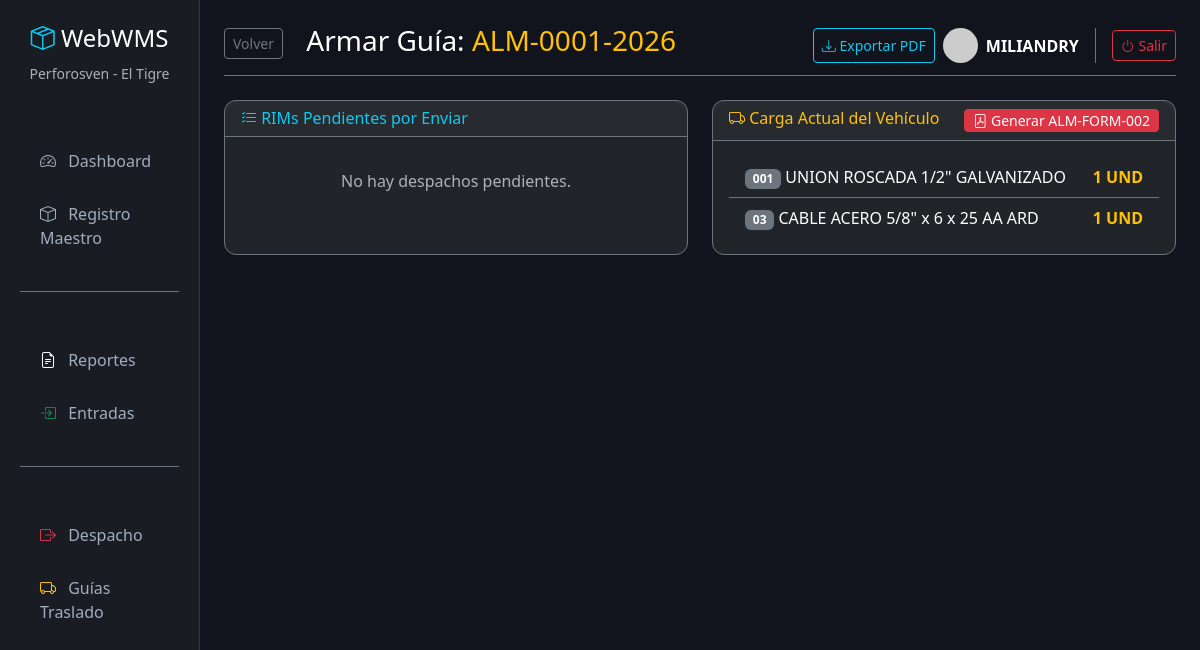
Screenshot of /guias/5/ (signed in) with the database file from the repository.
### inventario/models.py (models this page shows, shortened)
class GuiaTraslado(models.Model):
    TALADROS = [
        ('PRV-1', 'PRV-1'),
        ('PRV-2', 'PRV-2'),
        ('PRV-3', 'PRV-3'),
        ('PRV-4', 'PRV-4'),
        ('PRV-5', 'PRV-5'),
        ('PRV-6', 'PRV-6'),
        ('PRV-7', 'PRV-7'),
        ('ALM', 'TERCEROS'),
    ]
    nro_guia = models.CharField(max_length=50, unique=True, blank=True, verbose_name="No. Guía (Automático)")
    fecha = models.DateField(default=timezone.now, verbose_name="Fecha")
    hora = models.TimeField(default=timezone.now, verbose_name="Hora")
    taladro_destino = models.CharField(max_length=20, choices=TALADROS, verbose_name="Destino")
    direccion = models.CharField(max_length=255, verbose_name="Dirección")
    ciudad = models.CharField(max_length=100, default="MORICHAL", verbose_name="Ciudad")
    conductor = models.CharField(max_length=100, verbose_name="Conductor")
    ci_conductor = models.CharField(max_length=20, verbose_name="C.I.")
    vehiculo = models.CharField(max_length=50, verbose_name="Vehículo (Ej. CARGO)")
    color = models.CharField(max_length=30, verbose_name="Color")
    placa = models.CharField(max_length=20, verbose_name="Placa")
    marca_modelo = models.CharField(max_length=100, verbose_name="Marca / Modelo")
    observaciones = models.TextField(blank=True, null=True, verbose_name="Observaciones")
    nombre_entregado = models.CharField(max_length=100, default="Almacén El Tigre", verbose_name="Entregado por")
    nombre_aprobador = models.CharField(max_length=100, null=True, blank=True, verbose_name="Aprobado en Almacén por")
    class Meta:
        verbose_name = "Guía de Traslado"
        verbose_name_plural = "4. Guías de Traslado"

class SalidaMaterial(models.Model):
    guia = models.ForeignKey(GuiaTraslado, on_delete=models.SET_NULL, null=True, blank=True, verbose_name="¿Va en alguna Guía?")
    material = models.ForeignKey(Material, on_delete=models.CASCADE, verbose_name="Material a Despachar")
    fecha_despacho = models.DateField(default=timezone.now, verbose_name="Fecha de Despacho")
    nro_rim = models.CharField(max_length=50, verbose_name="No. RIM (Requisición)")
    cantidad = models.DecimalField(max_digits=10, decimal_places=2, verbose_name="Cantidad Despachada")
    departamento = models.CharField(max_length=100, blank=True, null=True, verbose_name="Departamento Solicitante")
    centro_costo = models.CharField(max_length=100, blank=True, null=True, verbose_name="Centro de Costo")
    cuenta_contable = models.CharField(max_length=100, blank=True, null=True, verbose_name="Cuenta Contable")
    partida_presupuestaria = models.CharField(max_length=100, blank=True, null=True, verbose_name="Partida Presupuestaria")
    class Meta:
        verbose_name = "Despacho RIM"
        verbose_name_plural = "3. Relación de Despachos (RIM)"

class Material(models.Model):
    TIPO_CHOICES = [
        ('MATERIAL', 'MATERIAL'),
        ('ACTIVOS', 'ACTIVOS'),
        ('DIRECTO AL GASTO', 'DIRECTO AL GASTO'),
        ]
    CARGO_CHOICES = [
        ('MANTENIMIENTO', 'Mantenimiento'),
        ('OPERACIONES', 'Operaciones'),
        ('TRANSPORTE', 'Transporte'),
        ('OTRO', 'Otro'),
    ]
    codigo = models.CharField(max_length=50, unique=True, verbose_name="Código Material")
    descripcion = models.CharField(max_length=255, verbose_name="Descripción del Material")
    tipo = models.CharField(max_length=20, choices=TIPO_CHOICES, default='MATERIAL', verbose_name="Tipo de Material")
    cargo = models.CharField(max_length=50, choices=CARGO_CHOICES, default='OPERACIONES', verbose_name="Cargo / Uso")
    nro_parte = models.CharField(max_length=100, blank=True, null=True, verbose_name="Número de Parte")
    unidad_medida = models.CharField(max_length=20, verbose_name="U.M.")
    ubicacion = models.CharField(max_length=100, blank=True, null=True, verbose_name="Ubicación")
    stock_actual = models.DecimalField(max_digits=10, decimal_places=2, default=0, verbose_name="Stock Actual")
    class Meta:
        verbose_name = "Material"
        verbose_name_plural = "1. Registro Maestro"

### inventario/views.py (the view)
# urls.py: path('guias/<int:guia_id>/', views.detalle_guia, name='detalle_guia'),
@login_required(login_url='login')
def detalle_guia(request, guia_id):
    guia = get_object_or_404(GuiaTraslado, id=guia_id)
    items_en_guia = SalidaMaterial.objects.filter(guia=guia)
    items_pendientes = SalidaMaterial.objects.filter(
        guia__isnull=True
    ).exclude(
        nro_rim__startswith='AJUSTE-MIG-'
    ).order_by('-fecha_despacho')
    if request.method == 'POST':
        ids_seleccionados = request.POST.getlist('rims_seleccionados')
        if ids_seleccionados:
            SalidaMaterial.objects.filter(id__in=ids_seleccionados).update(guia=guia)
        return redirect('detalle_guia', guia_id=guia.id)
    contexto = {
        'guia': guia,
        'items_en_guia': items_en_guia,
        'items_pendientes': items_pendientes
    }
    return render(request, 'inventario/detalle_guia.html', contexto)

### inventario/templates/inventario/detalle_guia.html (shortened to what this page needs)
{% extends 'inventario/base.html' %}
{% block header %}<a href="{% url 'lista_guias' %}" class="btn btn-sm btn-outline-secondary me-3">Volver</a> Armar Guía: <span class="text-warning">{{ guia.nro_guia }}</span>{% endblock %}
{% block content %}
<div class="row">
    <div class="col-md-6">
        <div class="card bg-dark border-secondary h-100">
            <div class="card-header border-secondary"><h6 class="text-info mb-0"><i class="bi bi-list-check"></i> RIMs Pendientes por Enviar</h6></div>
            <div class="card-body">
                <form method="POST">
                    <ul class="list-group list-group-flush bg-dark">
                        {% for item in items_pendientes %}
                        <li class="list-group-item bg-dark border-secondary text-white d-flex justify-content-between align-items-center">
                            <div>
                                <input class="form-check-input me-2" type="checkbox" name="rims_seleccionados" value="{{ item.id }}" id="check{{ item.id }}">
                                <label class="form-check-label" for="check{{ item.id }}">
                                    <span class="badge bg-danger">{{ item.nro_rim }}</span> {{ item.material.codigo }}
                                    <br><small class="text-muted">{{ item.material.descripcion }}</small>
                                </label>
                            </div>
                            <span class="fs-5 fw-bold">{{ item.cantidad|floatformat:0 }}</span>
                        </li>
                        {% empty %}
                        <p class="text-muted text-center py-3">No hay despachos pendientes.</p>
                        {% endfor %}
                    </ul>
                </form>
            </div>
        </div>
    </div>
    <div class="col-md-6">
        <div class="card bg-dark border-secondary h-100">
            <div class="card-header border-secondary d-flex justify-content-between">
                <h6 class="text-warning mb-0"><i class="bi bi-truck"></i> Carga Actual del Vehículo</h6>
                <a href="{% url 'generar_guia_pdf' guia.id %}" target="_blank" class="btn btn-sm btn-danger py-0"><i class="bi bi-file-pdf"></i> Generar ALM-FORM-002</a>
            </div>
            <div class="card-body">
                <ul class="list-group list-group-flush">
                    {% for item in items_en_guia %}
                    <li class="list-group-item bg-dark border-secondary text-white">
                        <span class="badge bg-secondary">{{ item.nro_rim }}</span> {{ item.material.descripcion }}
                        <span class="float-end text-warning fw-bold">{{ item.cantidad|floatformat:0 }} UND</span>
                    </li>
                    {% empty %}
                    <p class="text-muted text-center py-3">El camión está vacío.</p>
                    {% endfor %}
                </ul>
            </div>
        </div>
    </div>
</div>
{% endblock %}

### inventario/templates/inventario/base.html (shortened to what this page needs)
<!DOCTYPE html>
<html lang="es" data-bs-theme="dark">
<head>
    <link href="https://cdn.jsdelivr.net/npm/bootstrap@5.3.2/dist/css/bootstrap.min.css" rel="stylesheet">
    <link rel="stylesheet" href="https://cdn.jsdelivr.net/npm/bootstrap-icons@1.11.1/font/bootstrap-icons.css">
</head>
<body>
    <div class="container-fluid">
        <div class="row">
            <nav class="col-md-3 col-lg-2 d-md-block sidebar py-4">
                <div class="text-center mb-4">
                    <h4 class="text-white"><i class="bi bi-box-seam text-info"></i> WebWMS</h4>
                    <small class="text-muted">Perforosven - El Tigre</small>
                </div>
                <ul class="nav flex-column px-2">
                    <li class="nav-item mb-1">
                        <span class="text-uppercase small text-muted fw-bold px-3" style="letter-spacing: 1px;"></span>
                    </li>
                    <li class="nav-item">
                        <a class="nav-link" href="{% url 'dashboard' %}"><i class="bi bi-speedometer2 me-2"></i>
                            Dashboard</a>
                    </li>
                    <li class="nav-item">
                        <a class="nav-link" href="{% url 'lista_materiales' %}"><i class="bi bi-box me-2"></i> Registro
                            Maestro</a>
                    </li>
                    <li class="nav-item mt-4 mb-1 border-top border-secondary pt-3">
                        <span class="text-uppercase small text-muted fw-bold px-3" style="letter-spacing: 1px;"></span>
                    </li>
                    <li class="nav-item">
                        <a class="nav-link" href="{% url 'reportes' %}">
                            <i class="bi bi-file-earmark-text text-light me-2"></i> Reportes
                        </a>
                    </li>
                    <li class="nav-item">
                        <a class="nav-link" href="{% url 'lista_entradas' %}">
                            <i class="bi bi-box-arrow-in-right text-success me-2"></i> Entradas
                        </a>
                    </li>
                    <li class="nav-item mt-4 mb-1 border-top border-secondary pt-3">
                        <span class="text-uppercase small text-muted fw-bold px-3" style="letter-spacing: 1px;"></span>
                    </li>
                    <li class="nav-item">
                        <a class="nav-link" href="{% url 'lista_salidas' %}">
                            <i class="bi bi-box-arrow-right text-danger me-2"></i> Despacho
                        </a>
                    </li>
                    <li class="nav-item">
                        <a class="nav-link" href="{% url 'lista_guias' %}">
                            <i class="bi bi-truck text-warning me-2"></i> Guías Traslado
                        </a>
                    </li>
                </ul>
            </nav>
            <main class="col-md-9 ms-sm-auto col-lg-10 px-md-4 py-4">
                <div
                    class="d-flex justify-content-between flex-wrap flex-md-nowrap align-items-center pb-2 mb-4 border-bottom border-secondary">
                    <h1 class="h3 text-white">{% block header %}Dashboard Analítico{% endblock %}</h1>
                    <div class="btn-toolbar mb-2 mb-md-0">
                        <button type="button" class="btn btn-sm btn-outline-info me-2">
                            <i class="bi bi-download"></i> Exportar PDF
                        </button>
                        <div class="btn-toolbar mb-2 mb-md-0 align-items-center">
                            <div class="d-flex align-items-center border-end border-secondary pe-3 me-3">
                                <img src="https://ui-avatars.com/api/?name={{ user.username }}&background=0D8ABC&color=fff"
                                    class="rounded-circle me-2" width="35">
                                <span class="text-white fw-bold text-uppercase">{{ user.username }}</span>
                            </div>
                            <form action="{% url 'logout' %}" method="post" class="m-0">
                                <button type="submit" class="btn btn-sm btn-outline-danger">
                                    <i class="bi bi-power"></i> Salir
                                </button>
                            </form>
                        </div>
                    </div>
                </div>
                {% block content %}
                {% endblock %}
            </main>
        </div>
    </div>
</body>
</html>

### inventario/templates/inventario/base.html (style rules this page uses)
body { background-color: #12141d; color: #a0aec0; }
.sidebar { height: 100vh; background-color: #1a1c23; border-right: 1px solid #2d3748; }
.nav-link { color: #a0aec0; padding: 12px 20px; border-radius: 8px; margin-bottom: 5px; }
.card { background-color: #1a1c23; border: 1px solid #2d3748; border-radius: 12px; }

### rows the page displays
GuiaTraslado: nro_guia "ALM-0001-2026"
SalidaMaterial: nro_rim "001", material.descripcion "UNION ROSCADA 1/2\" GALVANIZADO", cantidad "1"
SalidaMaterial: nro_rim "03", material.descripcion "CABLE ACERO 5/8\" x 6 x 25 AA ARD", cantidad "1"

### other values shown
{{ user.username }} "MILIANDRY"
